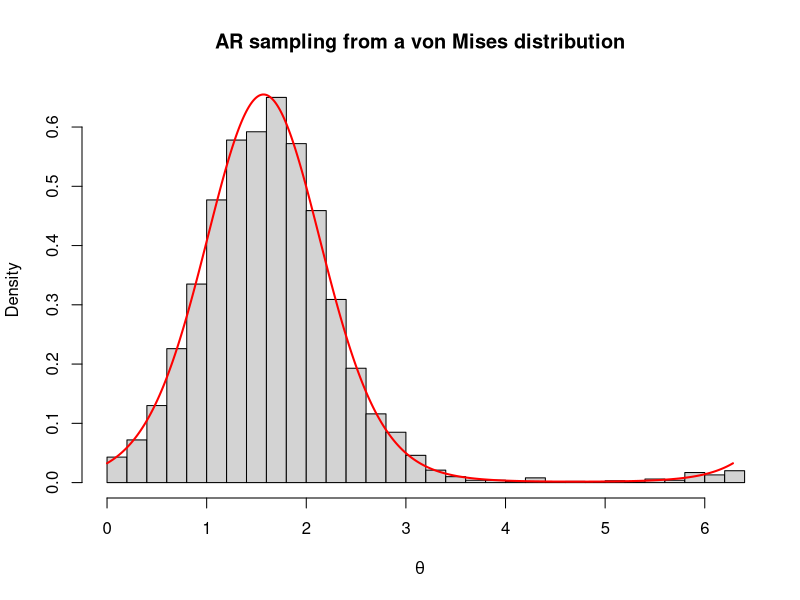
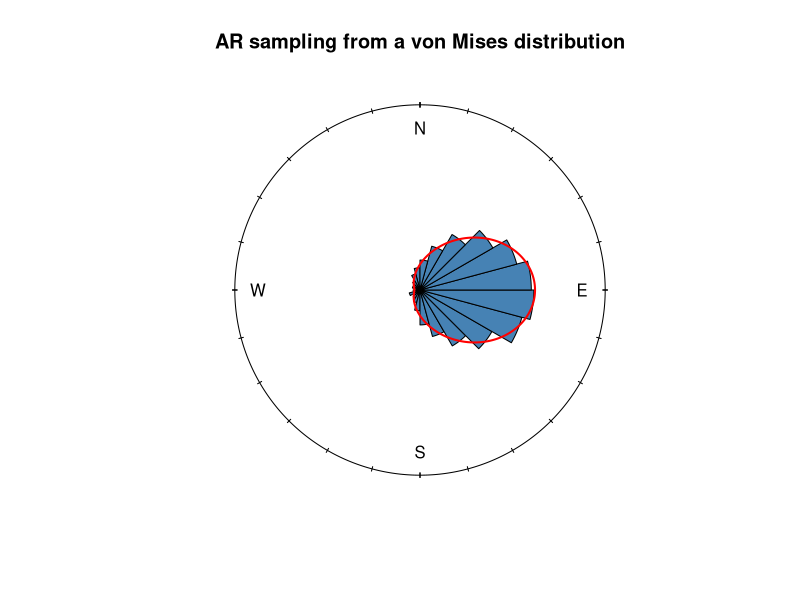
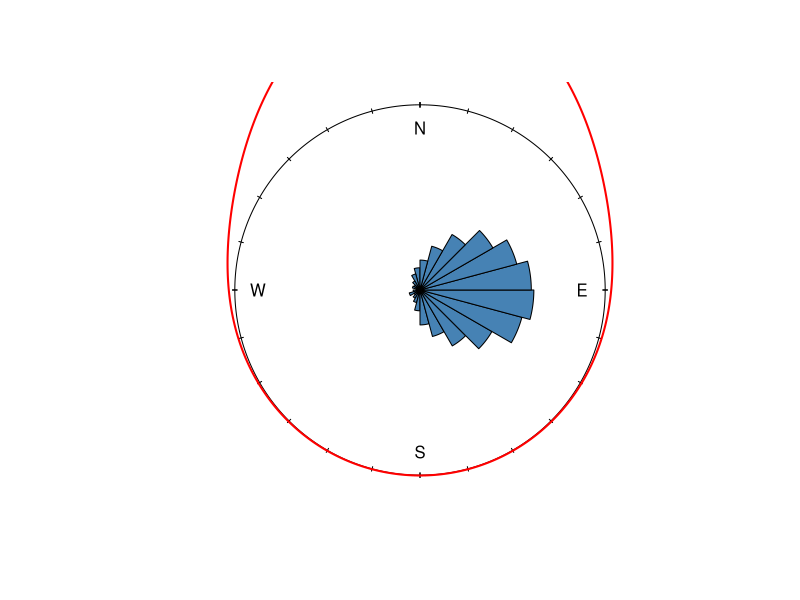
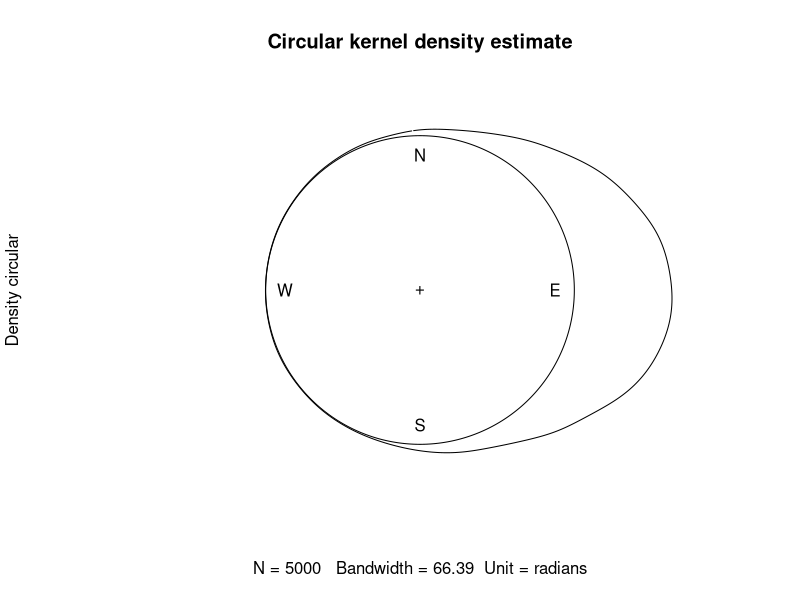

The R source for these figures, in order:
#### Acceptance-rejection sampling for target density
#    von Mises distribution

rm(list=ls())


set.seed(123)

n <- 5000
mu <- pi/2
kappa <- 3

theta <- numeric(n)
nprop <- numeric(n)
for(i in 1:n){
  proposals <- 0
  repeat{
    y <- runif(1, 0, 2*pi) # Proposal
    a <- exp(kappa*(cos(y-mu)-1)) # Acceptance probability
    proposals <- proposals + 1 
    
    if(runif(1) < a){
      theta[i] <- y
      nprop[i] <- proposals
      break
    }
  }
}

print(paste0("number of proposal per accepted RV : ", mean(nprop)),quote=F)


# Compare simulated data with the target density:
hist(theta,
     probability=TRUE,
     breaks=30,
     xlim=c(0,2*pi),
     xlab=expression(theta),
     main="AR sampling from a von Mises distribution")

x <- seq(0,2*pi,length.out=500)
f <- exp(kappa*cos(x-mu)) / (2*pi*besselI(kappa,0))
lines(x,f,lwd=2,col="red")



## Rose-histogram for circular data
library(circular)

theta.c <- circular(
  theta,
  units = "radians",
  template = "geographics",
  modulo = "2pi"
)

nbins <- 24
binwidth <- 2*pi/nbins
prop <- 1.5

# Rose diagram
p <- rose.diag(
  theta.c,
  bins = nbins,
  col = "steelblue",
  prop = prop,
  main="AR sampling from a von Mises distribution"
)

# Angular grid
x <- seq(0, 2*pi, length.out = 500)

# True von Mises density
f <- exp(kappa*cos(x-mu)) /  (2*pi*besselI(kappa, 0))

# Convert density to the same radial scale as rose.diag()
r <- prop * sqrt(binwidth * f)

# Circular representation of x
xc <- circular(
  x,
  units = "radians",
  template = "geographics",
  modulo = "2pi"
)

# Add true density curve
lines.circular(
  xc,
  r,
  plot.info = p,
  offset = 0, 
  join = TRUE,
  col = "red",
  lwd = 2
)












theta <- circular(
  theta,
  units = "radians",
  template = "geographics",
  modulo = "2pi"
)

rose.diag(
  theta,
  bins = 24,
  col = "steelblue",
  prop = 1.5
)

lines.circular(x,f,lwd=2,col="red")

## 3. Circular KDE
#bw <- bw.nrd.circular(theta) # Assume Mises Fisher (one mode)
bw <- bw.nrd.circular(theta,kappa.est = "trigmoments")
kd <- density.circular(theta, bw = bw)
plot(
  kd,
  main = "Circular kernel density estimate", 
  xlim = c(-1.2,1.2), ylim = c(-1.2,1.2)
)
